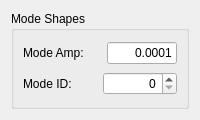
<?xml version="1.0" encoding="UTF-8"?>
<ui version="4.0">
 <class>ModesVisParamsDialog</class>
 <widget class="QDialog" name="ModesVisParamsDialog">
  <property name="geometry">
   <rect>
    <x>0</x>
    <y>0</y>
    <width>200</width>
    <height>120</height>
   </rect>
  </property>
  <property name="sizePolicy">
   <sizepolicy hsizetype="Fixed" vsizetype="Fixed">
    <horstretch>0</horstretch>
    <verstretch>0</verstretch>
   </sizepolicy>
  </property>
  <property name="minimumSize">
   <size>
    <width>200</width>
    <height>120</height>
   </size>
  </property>
  <property name="maximumSize">
   <size>
    <width>200</width>
    <height>120</height>
   </size>
  </property>
  <property name="windowTitle">
   <string>Parameters</string>
  </property>
  <layout class="QVBoxLayout" name="verticalLayout_2">
   <item>
    <widget class="QGroupBox" name="groupBox">
     <property name="title">
      <string>Mode Shapes</string>
     </property>
     <layout class="QVBoxLayout" name="verticalLayout">
      <item>
       <layout class="QHBoxLayout" name="horizontalLayout">
        <item>
         <widget class="QLabel" name="label">
          <property name="text">
           <string>Mode Amp:     </string>
          </property>
         </widget>
        </item>
        <item>
         <widget class="QLineEdit" name="boxModeScale_">
          <property name="text">
           <string>0.0001</string>
          </property>
          <property name="alignment">
           <set>Qt::AlignRight|Qt::AlignTrailing|Qt::AlignVCenter</set>
          </property>
         </widget>
        </item>
       </layout>
      </item>
      <item>
       <layout class="QHBoxLayout" name="horizontalLayout_4">
        <item>
         <widget class="QLabel" name="label_3">
          <property name="text">
           <string>Mode ID: </string>
          </property>
         </widget>
        </item>
        <item>
         <widget class="QSpinBox" name="boxModeId_">
          <property name="alignment">
           <set>Qt::AlignRight|Qt::AlignTrailing|Qt::AlignVCenter</set>
          </property>
         </widget>
        </item>
       </layout>
      </item>
     </layout>
    </widget>
   </item>
  </layout>
 </widget>
 <resources/>
 <connections/>
</ui>
